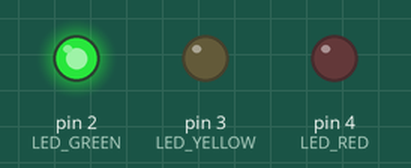
This program was run on a simulated Arduino Uno, built with avr-gcc and run on an emulated ATmega328P. Parts: output pins drawn as LEDs (lit = HIGH).

Above: at 1.0 s.
At 2.9 s:
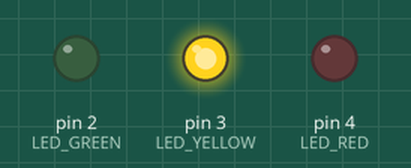
At 6.4 s:
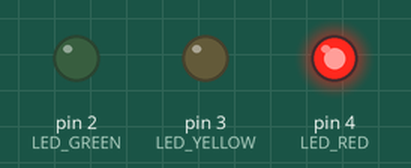
At 11.2 s:
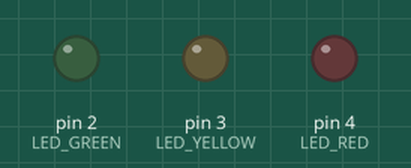
Timing chart, 0 to 11.8 s (numbered marks = the images above):
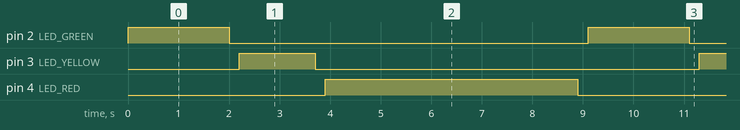

Measured:
- by itself, pin 2 (LED_GREEN): alternates HIGH for 2.0 s and LOW for 7.1 s
- by itself, pin 3 (LED_YELLOW): alternates HIGH for 1.5 s and LOW for 7.6 s
- by itself, pin 4 (LED_RED): alternates HIGH for 5.0 s and LOW for 4.1 s

The program:

main.cpp
```cpp
#include <Arduino.h>

int LED_YELLOW=3;      // Pino digital LED Amarelo
int LED_RED=4;         // Pino digital LED Vermelho
int LED_GREEN=2;       // Pino digital LED Verde

int time_RED = 5000;      // 5 SEGUNDOS
int time_YELLOW = 1500;   // 1,5 SEGUNDOS
int time_GREEN = 2000;    // 2 SEGUNDOS

int time_transicao = 200; // 0,2 SEGUNDOS PARA MUDAR O LED


void setup() {
  pinMode(LED_RED,OUTPUT);      // PINAGEM A SER UTILIZADA PARA O LED VERMELHO
  pinMode(LED_YELLOW,OUTPUT);   // PINAGEM A SER UTILIZADA PARA O LED AMARELO
  pinMode(LED_GREEN,OUTPUT);    // PINAGEM A SER UTILIZADA PARA O LED VERDE
}

void loop() {

 //--------LED GREEN------------
 digitalWrite(LED_GREEN,HIGH);    // LIGAR O LED VERDE
 delay(time_GREEN);
 digitalWrite(LED_GREEN,LOW);     // DESLIGAR O LED VERDE
 delay(time_transicao);

 //--------LED YELLOW-----------
 digitalWrite(LED_YELLOW,HIGH);   // LIGAR O LED AMARELO
 delay(time_YELLOW);
 digitalWrite(LED_YELLOW,LOW);    // DESLIGAR O LED AMARELO
 delay(time_transicao);

  //---------LED RED-------------
 digitalWrite(LED_RED,HIGH);      // LIGAR O LED VERMELHO
 delay(time_RED);
 digitalWrite(LED_RED,LOW);       // DESLIGAR O LED VERMELHO
 delay(time_transicao);

}
```
